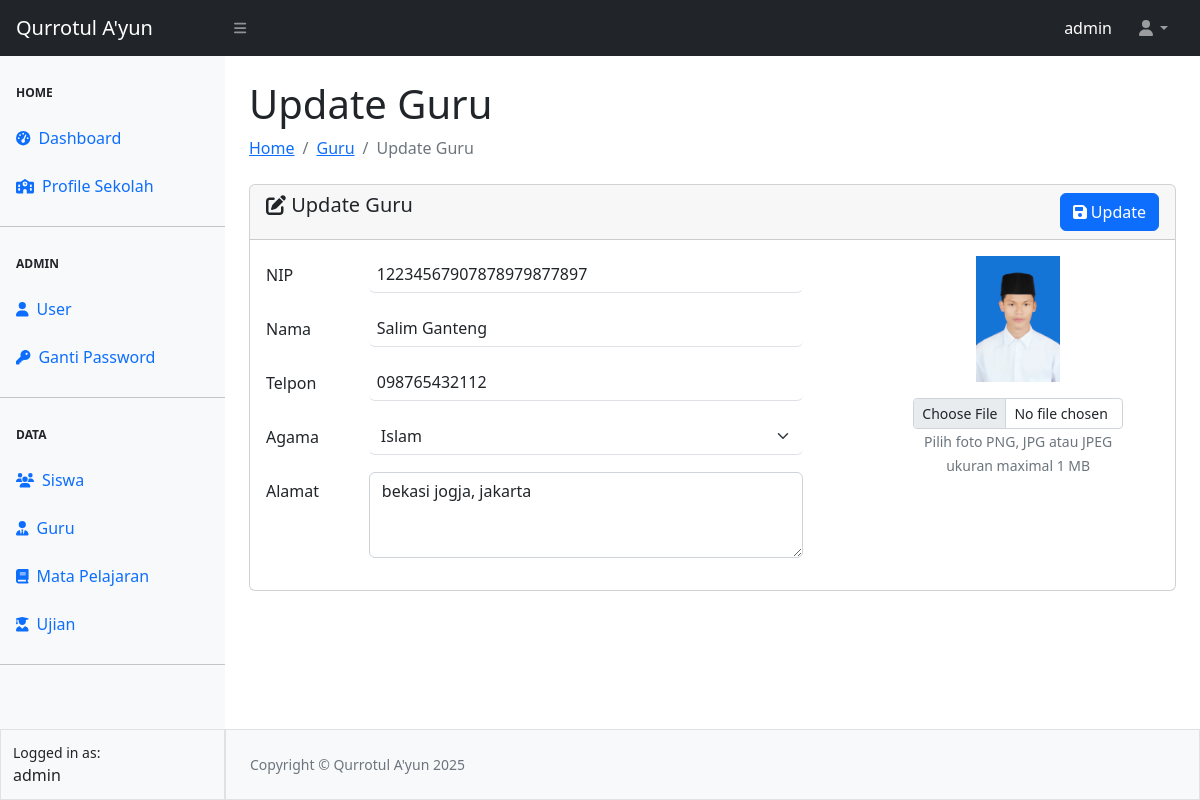
Screenshot of /guru/edit-guru.php?id=1 (signed in) with the database file from the repository.
### tables this page shows
CREATE TABLE `tbl_guru` (
  `id` int(11) NOT NULL,
  `nip` varchar(30) NOT NULL,
  `nama` varchar(100) NOT NULL,
  `alamat` varchar(128) NOT NULL,
  `telpon` varchar(20) NOT NULL,
  `agama` varchar(20) NOT NULL,
  `foto` varchar(20) NOT NULL
);

### guru/edit-guru.php (the view, shortened to what this page needs)
<?php
require_once "../config.php";
require_once "../template/header.php";
require_once "../template/sidebar.php";
require_once "../template/navbar.php";
$id = $_GET['id'];
$queryGuru = mysqli_query($koneksi, "SELECT * FROM tbl_guru WHERE id=$id");
$data = mysqli_fetch_array($queryGuru);
?>
<div id="layoutSidenav_content">
    <main>
        <div class="container-fluid px-4">
            <h1 class="mt-4"> Update Guru</h1>
            <ol class="breadcrumb mb-4">
                <li class="breadcrumb-item"><a href="../index.php">Home</a></li>
                <li class="breadcrumb-item"><a href="guru.php">Guru</a></li>
                <li class="breadcrumb-item active"> Update Guru</li>
            </ol>
            <form action="proses-guru.php" method="POST" enctype="multipart/form-data">
                <div class="card">
                    <div class="card-header">
                        <span class="h5 my-2"><i class="fa-solid fa-pen-to-square"></i> Update Guru</span>
                        <button type="submit" name="update" class="btn btn-primary float-end"><i class="fa-solid fa-floppy-disk"></i> Update</button>
                    </div>
                    <div class="card-body">
                        <div class="row">
                            <div class="col-8">
                                <div class="mb-3 row">
                                    <label for="nip" class="col-sm-2 col-form-label">NIP</label>
                                    <label for="nip" class="col-sm-1 col-form-label">:</label>
                                    <div class="col-sm-9" style="margin-left: -50px">
                                        <input type="text" name="nip" pattern="[0-9]{18,}" title=" Minimal 18 angka" class="form-control ps-2 border-0 border-bottom" value="<?= $data['nip'] ?>" required>
                                    </div>
                                </div>
                                <div class="mb-3 row">
                                    <label for="nama" class="col-sm-2 col-form-label">Nama</label>
                                    <label for="nama" class="col-sm-1 col-form-label">:</label>
                                    <div class="col-sm-9" style="margin-left: -50px">
                                        <input type="text" name="nama" class="form-control ps-2 border-0 border-bottom" value="<?= $data['nama'] ?>" required>
                                    </div>
                                </div>
                                <div class="mb-3 row">
                                    <label for="telpon" class="col-sm-2 col-form-label">Telpon</label>
                                    <label for="telpon" class="col-sm-1 col-form-label">:</label>
                                    <div class="col-sm-9" style="margin-left: -50px">
                                        <input type="tel" name="telpon" pattern="[0-9]{5,}" title="minimal 5 angka" class="form-control ps-2 border-0 border-bottom" value="<?= $data['telpon'] ?>" required>
                                    </div>
                                </div>
                                <div class="mb-3 row">
                                    <label for="agama" class="col-sm-2 col-form-label">Agama</label>
                                    <label for="agama" class="col-sm-1 col-form-label">:</label>
                                    <div class="col-sm-9" style="margin-left: -50px">
                                        <select name="agama" id="agama" class="form-select border-0 border-bottom" required>
                                            <?php
                                            $agama = ["Islam", "Kristen", "Hindu", "Atehis"];
                                            foreach($agama as $rlg) {
                                                if ($data['agama'] == $rlg) { ?>
                                                    <option value="<?=$rlg?>" selected><?= $rlg ?></option>;
                                                <?php } else { ?>
                                                    <option value="<?=$rlg?>"><?= $rlg ?></option>;
                                                <?php
                                                }
                                            }
                                            ?>
                                        </select>
                                    </div>
                                </div>
                                <div class="mb-3 row">
                                    <label for="alamat" class="col-sm-2 col-form-label">Alamat</label>
                                    <label for="alamat" class="col-sm-1 col-form-label">:</label>
                                    <div class="col-sm-9" style="margin-left: -50px">
                                        <textarea name="alamat" id="alamat" cols="30" rows="3" class="form-control"  required><?= $data['alamat'] ?></textarea>
                                    </div>
                                </div>
                            </div>
                            <div class="col-4 text-center px-5">
                                <img src="../asset/image/<?= $data['foto'] ?>" class="mb-3" width="40%" alt="">
                                <input type="file" name="image" class="form-control form-control-sm">
                                <small class="text-secondary">Pilih foto PNG, JPG atau JPEG ukuran maximal 1 MB</small>
                            </div>
                        </div>
                    </div>
                </div>
            </form>
        </div>
    </main>
    <?php
    require_once "../template/footer.php";
    ?>

### rows the page displays
tbl_guru: nip "12234567907878979877897", nama "Salim Ganteng", telpon "098765432112", agama "Islam", alamat "bekasi jogja, jakarta", foto (picture)

### other values shown
$_SESSION["ssUser"] "admin"
